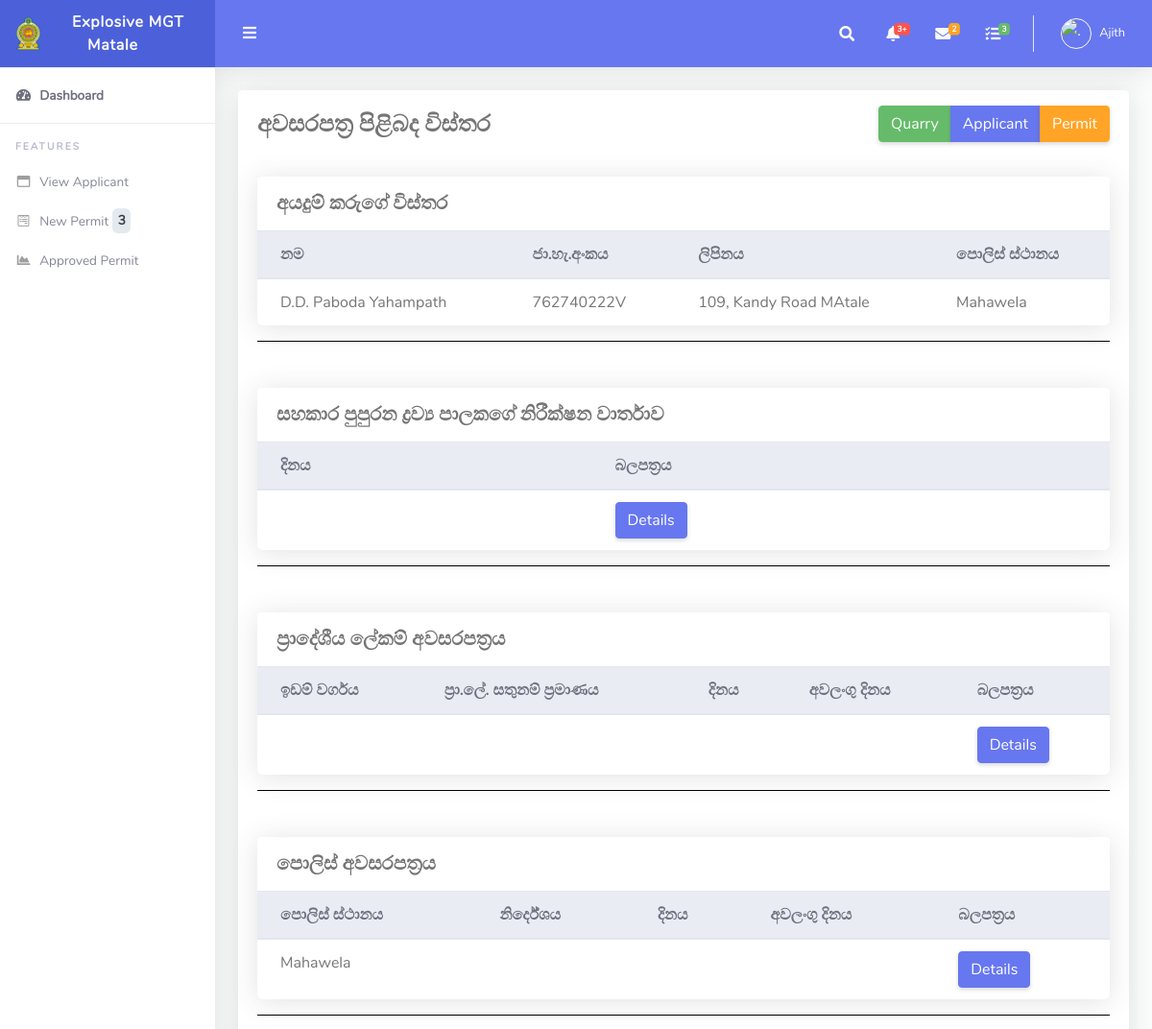
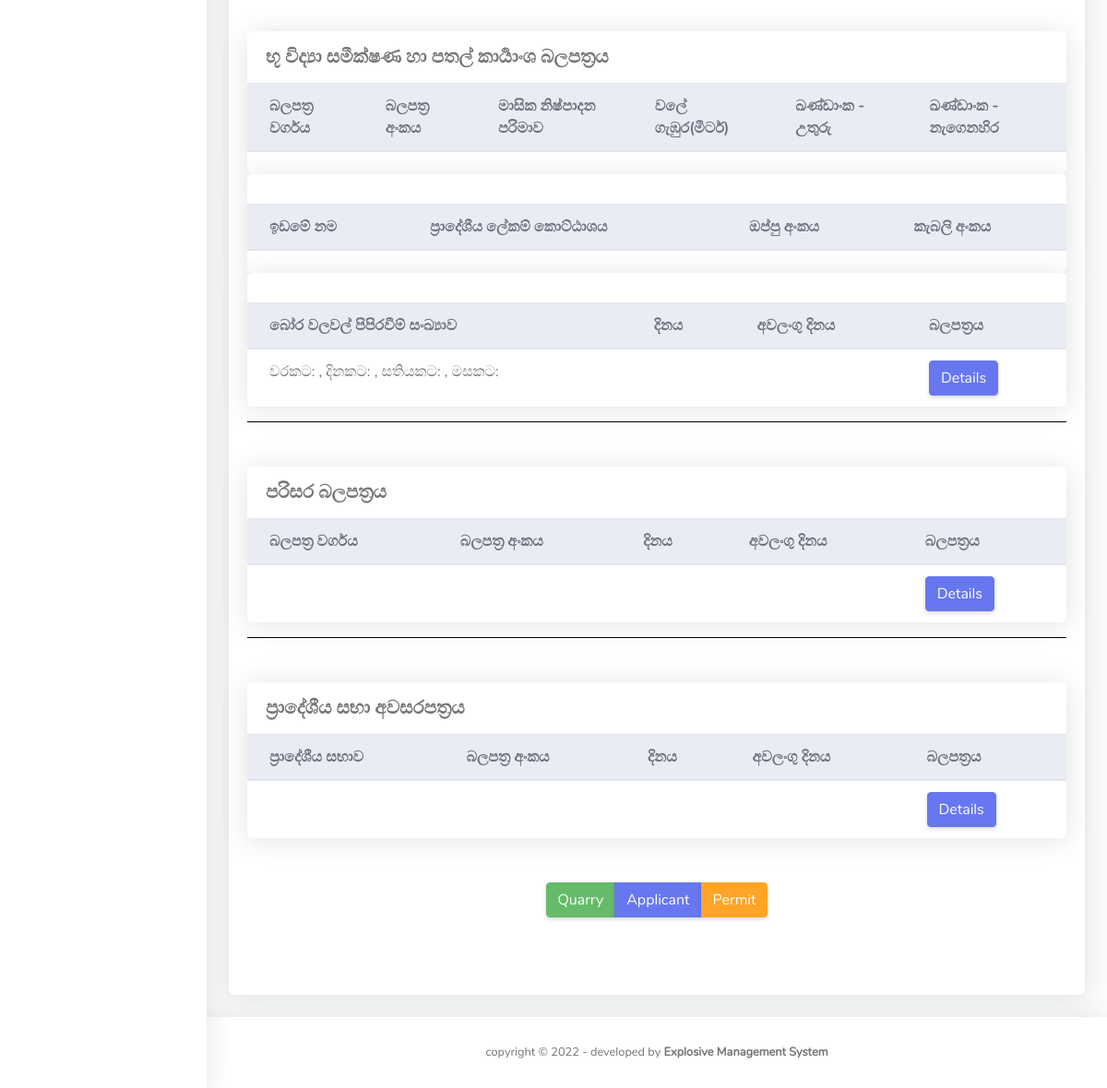
The app's page /users/expc/permit_view.php?id=83&pid=96 (signed in) with its own data (2 pictures, top to bottom).
### tables this page shows
CREATE TABLE `users` (
  `id` int(11) NOT NULL,
  `fname` varchar(255) DEFAULT NULL,
  `lname` varchar(255) DEFAULT NULL,
  `email` varchar(255) DEFAULT NULL,
  `password` varchar(300) DEFAULT NULL,
  `contactno` varchar(11) DEFAULT NULL,
  `role` varchar(50) NOT NULL,
  `file_name` varchar(500) NOT NULL,
  `uploaded_on` date DEFAULT NULL,
  `district` varchar(500) NOT NULL,
  `nic` varchar(20) DEFAULT NULL
);

CREATE TABLE `applicant` (
  `id` int(11) NOT NULL,
  `nic` varchar(15) NOT NULL,
  `fullname` varchar(75) NOT NULL,
  `addres` varchar(150) NOT NULL,
  `disignation` varchar(75) NOT NULL,
  `anualIncome` decimal(10,0) NOT NULL,
  `age` int(11) DEFAULT NULL,
  `police` varchar(25) NOT NULL,
  `date` timestamp NOT NULL DEFAULT current_timestamp() ON UPDATE current_timestamp(),
  `mobile1` varchar(10) DEFAULT NULL,
  `mobile2` varchar(10) DEFAULT NULL,
  `district` varchar(50) NOT NULL
);

### users/expc/permit_view.php (the view, shortened to what the rows shown need)
<?php
require_once('../../include/config.php');
$id = $_GET['id'];
$nid=$id;
$queryr = $conn->query("SELECT * from applicant WHERE id=$id");
if($queryr !== false && $queryr->num_rows > 0){
while($row=$queryr->fetch_assoc()){
$name=$row["fullname"];
$add=$row["addres"];
$nic=$row["nic"];
$police=$row["police"];
}
}
?>
<!DOCTYPE html>
<html lang="en">
<head>
  <link href="../../assets/vendor/fontawesome-free/css/all.min.css" rel="stylesheet" type="text/css">
  <link href="../../assets/vendor/bootstrap/css/bootstrap.min.css" rel="stylesheet" type="text/css">
  <link href="../../assets/css/ruang-admin.min.css" rel="stylesheet">
</head>
<body id="page-top">
  <div id="wrapper">
     <?php
   include 'include/sidebar.php';
   ?>
    <div id="content-wrapper" class="d-flex flex-column">
      <div id="content">
         <?php
		include 'include/header.php';
		?>
        <div class="container-fluid" id="container-wrapper">
              <div class="card mb-4">
      <div class="card-body">
      <div class="card">
                <div class="table-responsive">
                  <table class="table align-items-center table-flush">
                    <thead class="thead-light">
                      <tr>
                        <th>නම</th>
                        <th>ජා.හැ.අංකය</th>
                        <th>ලිපිනය</th>
                        <th>පොලිස් ස්ථානය</th>
                      </tr>
                    </thead>
                    <tbody>
                      <tr>
                        <td><?php echo $name; ?></a></td>
                        <td><?php echo $nic; ?></td>
                        <td><?php echo $add; ?></td>
                        <td><?php echo $police; ?></td>
                      </tr>
                    </tbody>
                  </table>
                </div>
          </div>
<form action="" name="aplicant" method="post" class="signin-form" enctype="multipart/form-data">
<div class="card">
          <div class="table-responsive">
            <table class="table align-items-center table-flush">
              <thead class="thead-light">
                <tr>
                  <th>දිනය</th>
                  <th>බලපත්‍රය</th>
                </tr>
              </thead>
            </table>
          </div>
    </div>
      <form action="" name="aplicant" method="post" class="signin-form" enctype="multipart/form-data">
      <div class="card">
                <div class="table-responsive">
                  <table class="table align-items-center table-flush">
                    <thead class="thead-light">
                      <tr>
                        <th>ඉඩම් වර්ගය</th>
                        <th>ප්‍රා.ලේ. සතුනම් ප්‍රමාණය</th>
                        <th>දිනය</th>
                        <th>අවලංගු දිනය</th>
                        <th>බලපත්‍රය</th>
                      </tr>
                    </thead>
                  </table>
                </div>
          </div>
      <div class="card">
                <div class="table-responsive">
                  <table class="table align-items-center table-flush">
                    <thead class="thead-light">
                      <tr>
                        <th>පොලිස් ස්ථානය</th>
                        <th>නිර්දේශය</th>
                        <th>දිනය</th>
                        <th>අවලංගු දිනය</th>
                        <th>බලපත්‍රය</th>
                      </tr>
                    </thead>
                    <tbody>
                      <tr>
                        <td><?php echo $police; ?></a></td>
                        <td><?php echo $polst; ?></td>
                        <td><?php echo $pdate2; ?></td>
                        <td><?php echo $edt2 ; ?></td>
                        <td><?php echo "<a href='permitimg.php?type=2&&id=$nid' class='btn btn-primary' >Details</a>"; ?></td>
                      </tr>
                    </tbody>
                  </table>
                </div>
          </div>
      <div class="card">
                <div class="table-responsive">
                  <table class="table align-items-center table-flush">
                    <thead class="thead-light">
                      <tr>
                        <th>බලපත්‍ර වර්ගය</th>
                        <th>බලපත්‍ර අංකය</th>
                        <th>මාසික නිෂ්පාදන පරිමාව</th>
                        <th>වලේ ගැඹුර(මීටර්)</th>
                        <th>ඛණ්ඩාංක - උතුරු</th>
                        <th>ඛණ්ඩාංක - නැගෙනහිර</th>
                      </tr>
                    </thead>
                  </table>
                </div>
          </div>
      <div class="card">
                <div class="table-responsive">
                  <table class="table align-items-center table-flush">
                    <thead class="thead-light">
                      <tr>
                        <th>ඉඩමේ නම</th>
                        <th>ප්‍රාදේශීය ලේකම් කොට්ඨාශය</th>
                        <th>ඔප්පු අංකය</th>
                        <th>කැබලි අංකය</th>
                      </tr>
                    </thead>
                  </table>
                </div>
          </div>
          <div class="card">
                <div class="table-responsive">
                  <table class="table align-items-center table-flush">
                    <thead class="thead-light">
                      <tr>
                        <th>බෝර වලවල් පිපිරවීම් සංඛ්‍යාව</th>
                        <th>දිනය</th>
                        <th>අවලංගු දිනය</th>
                        <th>බලපත්‍රය</th>
                      </tr>
                    </thead>
                  </table>
                </div>
          </div>
      <div class="card">
                <div class="table-responsive">
                  <table class="table align-items-center table-flush">
                    <thead class="thead-light">
                      <tr>
                        <th>බලපත්‍ර වර්ගය</th>
                        <th>බලපත්‍ර අංකය</th>
                        <th>දිනය</th>
                        <th>අවලංගු දිනය</th>
                        <th>බලපත්‍රය</th>
                      </tr>
                    </thead>
                  </table>
                </div>
          </div>
      <div class="card">
                <div class="table-responsive">
                  <table class="table align-items-center table-flush">
                    <thead class="thead-light">
                      <tr>
                        <th>ප්‍රාදේශීය සභාව</th>
                        <th>බලපත්‍ර අංකය</th>
                        <th>දිනය</th>
                        <th>අවලංගු දිනය</th>
                        <th>බලපත්‍රය</th>
                      </tr>
                    </thead>
                  </table>
                </div>
          </div>
<br><br>
<br><br>
                  </form>
          </div>
        </div>
      </div>
    </div>
  </div>
</body>
</html>

### users/expc/include/sidebar.php (shortened to what the rows shown need)
<?php
$uid =  $_SESSION["id"] ;
$us = $conn->query("SELECT * from users  WHERE id = $uid ");
if($us !== false && $us->num_rows > 0){
while($row=$us->fetch_assoc()){
$dis=$row["district"];
}
}
?>
<ul class="navbar-nav sidebar sidebar-light accordion" id="accordionSidebar">
      <a class="sidebar-brand d-flex align-items-center justify-content-center" href="index.php">
        <marquee behavior="alternate" scrolldelay="400"><div class="sidebar-brand-text mx-3">Explosive MGT <?php echo $dis; ?></div></marquee>
      </a>
<?php
$sql="SELECT * FROM permit WHERE expOffApprove='0' AND district='$dis'";
if ($result=mysqli_query($conn,$sql))
  {
  $rowcount=mysqli_num_rows($result);
  printf(" %d\n",$rowcount);
  }
?></span>
    </ul>

### users/expc/include/header.php (shortened to what the rows shown need)
<?php
      $uid =  $_SESSION["id"] ;
 $query5 = $conn->query("SELECT * from users  WHERE id = $uid ");
if($query5 !== false && $query5->num_rows > 0){
  while($row=$query5->fetch_assoc()){
  $imageURL='../../assets/img/logo/'.$row["file_name"];
  $role=$row["fname"];
  }
}
?>
<nav class="navbar navbar-expand navbar-light bg-navbar topbar mb-4 static-top">
          <ul class="navbar-nav ml-auto">
            <li class="nav-item dropdown no-arrow">
              <a class="nav-link dropdown-toggle" href="#" id="userDropdown" role="button" data-toggle="dropdown"
                aria-haspopup="true" aria-expanded="false">
              <?php  echo "<img class='img-profile rounded-circle' id='scream' width='50' height='50'src='$imageURL' alt='.'>"; ?>
                <span class="ml-2 d-none d-lg-inline text-white small"><?php echo $role; ?></span>
              </a>
            </li>
          </ul>
        </nav>

### records on screen
users: district "Matale", fname "Ajith"
applicant: fullname "D.D. Paboda Yahampath", nic "762740222V", addres "109, Kandy Road MAtale", police "Mahawela"

### other values on screen
$rowcount "3"
